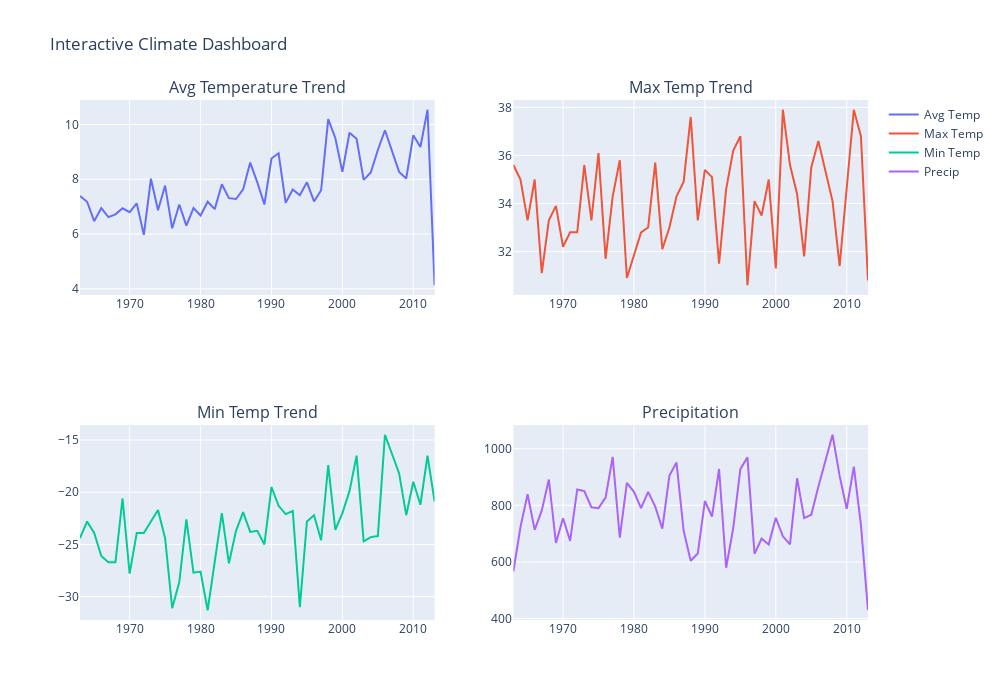

Write notebook code for a chart like this one.
### Code cell
import plotly.subplots as sp
import plotly.graph_objects as go

fig = sp.make_subplots(rows=2, cols=2,
    subplot_titles=("Avg Temperature Trend",
                    "Max Temp Trend",
                    "Min Temp Trend",
                    "Precipitation"))

fig.add_trace(go.Scatter(x=df["year"], y=df["avg_mean_temp"], name="Avg Temp"), row=1, col=1)
fig.add_trace(go.Scatter(x=df["year"], y=df["max_val"], name="Max Temp"), row=1, col=2)
fig.add_trace(go.Scatter(x=df["year"], y=df["min_val"], name="Min Temp"), row=2, col=1)
fig.add_trace(go.Scatter(x=df["year"], y=df["total_precip"], name="Precip"), row=2, col=2)

fig.update_layout(height=700, width=1000, title="Interactive Climate Dashboard")
fig.show()

### Figure 1 — Plotly figure (JSON) as saved in the notebook; plotly's stock layout.template omitted (floating-point values rounded to 4 significant figures)
{"data": [{"name": "Avg Temp", "type": "scatter", "x": [1963, 1964, 1965, 1966, 1967, 1968, 1969, 1970, 1971, 1972, 1973, 1974, 1975, 1976, 1977, 1978, 1979, 1980, 1981, 1982, 1983, 1984, 1985, 1986, 1987, 1988, 1989, 1990, 1991, 1992, 1993, 1994, 1995, 1996, 1997, 1998, 1999, 2000, 2001, 2002, 2003, 2004, 2005, 2006, 2008, 2009, 2010, 2011, 2012, 2013], "xaxis": "x", "y": [7.39, 7.18, 6.47, 6.95, 6.62, 6.72, 6.94, 6.8, 7.12, 5.97, 8.02, 6.87, 7.77, 6.21, 7.08, 6.31, 6.95, 6.68, 7.18, 6.91, 7.82, 7.31, 7.28, 7.63, 8.61, 7.89, 7.08, 8.76, 8.95, 7.14, 7.63, 7.42, 7.89, 7.19, 7.6, 10.2, 9.51, 8.27, 9.7, 9.48, 7.98, 8.25, 9.07, 9.79, 8.27, 8.03, 9.61, 9.18, 10.54, 4.13], "yaxis": "y"}, {"name": "Max Temp", "type": "scatter", "x": [1963, 1964, 1965, 1966, 1967, 1968, 1969, 1970, 1971, 1972, 1973, 1974, 1975, 1976, 1977, 1978, 1979, 1980, 1981, 1982, 1983, 1984, 1985, 1986, 1987, 1988, 1989, 1990, 1991, 1992, 1993, 1994, 1995, 1996, 1997, 1998, 1999, 2000, 2001, 2002, 2003, 2004, 2005, 2006, 2008, 2009, 2010, 2011, 2012, 2013], "xaxis": "x2", "y": [35.6, 35.0, 33.3, 35.0, 31.1, 33.3, 33.9, 32.2, 32.8, 32.8, 35.6, 33.3, 36.1, 31.7, 34.3, 35.8, 30.9, 31.9, 32.8, 33.0, 35.7, 32.1, 33.0, 34.3, 34.9, 37.6, 33.3, 35.4, 35.1, 31.5, 34.6, 36.2, 36.8, 30.6, 34.1, 33.5, 35.0, 31.3, 37.9, 35.6, 34.4, 31.8, 35.5, 36.6, 34.1, 31.4, 34.5, 37.9, 36.8, 30.8], "yaxis": "y2"}, {"name": "Min Temp", "type": "scatter", "x": [1963, 1964, 1965, 1966, 1967, 1968, 1969, 1970, 1971, 1972, 1973, 1974, 1975, 1976, 1977, 1978, 1979, 1980, 1981, 1982, 1983, 1984, 1985, 1986, 1987, 1988, 1989, 1990, 1991, 1992, 1993, 1994, 1995, 1996, 1997, 1998, 1999, 2000, 2001, 2002, 2003, 2004, 2005, 2006, 2008, 2009, 2010, 2011, 2012, 2013], "xaxis": "x3", "y": [-24.4, -22.8, -23.9, -26.1, -26.7, -26.7, -20.6, -27.8, -23.9, -23.9, -22.8, -21.7, -24.4, -31.1, -28.6, -22.6, -27.7, -27.6, -31.3, -26.4, -22.0, -26.8, -23.7, -21.9, -23.8, -23.7, -25.0, -19.5, -21.3, -22.1, -21.8, -31.0, -22.8, -22.2, -24.6, -17.4, -23.6, -22.0, -19.9, -16.5, -24.7, -24.3, -24.2, -14.5, -18.2, -22.2, -19.0, -21.2, -16.5, -20.9], "yaxis": "y3"}, {"name": "Precip", "type": "scatter", "x": [1963, 1964, 1965, 1966, 1967, 1968, 1969, 1970, 1971, 1972, 1973, 1974, 1975, 1976, 1977, 1978, 1979, 1980, 1981, 1982, 1983, 1984, 1985, 1986, 1987, 1988, 1989, 1990, 1991, 1992, 1993, 1994, 1995, 1996, 1997, 1998, 1999, 2000, 2001, 2002, 2003, 2004, 2005, 2006, 2008, 2009, 2010, 2011, 2012, 2013], "xaxis": "x4", "y": [566.4, 723.4, 839.2, 713.2, 782.1, 891.4, 667.3, 754.3, 674.2, 856.2, 850.7, 793.3, 790.1, 827.6, 971.3, 686.0, 879.2, 847.9, 790.3, 847.4, 795.6, 717.4, 905.5, 951.2, 710.6, 604.0, 629.6, 815.3, 760.4, 928.6, 579.2, 719.8, 928.1, 969.8, 628.6, 682.1, 661.8, 755.7, 690.4, 661.9, 895.6, 755.0, 766.7, 865.7, 1050.0, 904.0, 787.2, 936.8, 731.6, 429.0], "yaxis": "y4"}], "layout": {"annotations": [{"font": {"size": 16}, "showarrow": false, "text": "Avg Temperature Trend", "x": 0.225, "xanchor": "center", "xref": "paper", "y": 1, "yanchor": "bottom", "yref": "paper"}, {"font": {"size": 16}, "showarrow": false, "text": "Max Temp Trend", "x": 0.775, "xanchor": "center", "xref": "paper", "y": 1, "yanchor": "bottom", "yref": "paper"}, {"font": {"size": 16}, "showarrow": false, "text": "Min Temp Trend", "x": 0.225, "xanchor": "center", "xref": "paper", "y": 0.375, "yanchor": "bottom", "yref": "paper"}, {"font": {"size": 16}, "showarrow": false, "text": "Precipitation", "x": 0.775, "xanchor": "center", "xref": "paper", "y": 0.375, "yanchor": "bottom", "yref": "paper"}], "height": 700, "title": {"text": "Interactive Climate Dashboard"}, "width": 1000, "xaxis": {"anchor": "y", "domain": [0, 0.45]}, "xaxis2": {"anchor": "y2", "domain": [0.55, 1]}, "xaxis3": {"anchor": "y3", "domain": [0, 0.45]}, "xaxis4": {"anchor": "y4", "domain": [0.55, 1]}, "yaxis": {"anchor": "x", "domain": [0.625, 1]}, "yaxis2": {"anchor": "x2", "domain": [0.625, 1]}, "yaxis3": {"anchor": "x3", "domain": [0, 0.375]}, "yaxis4": {"anchor": "x4", "domain": [0, 0.375]}}}
